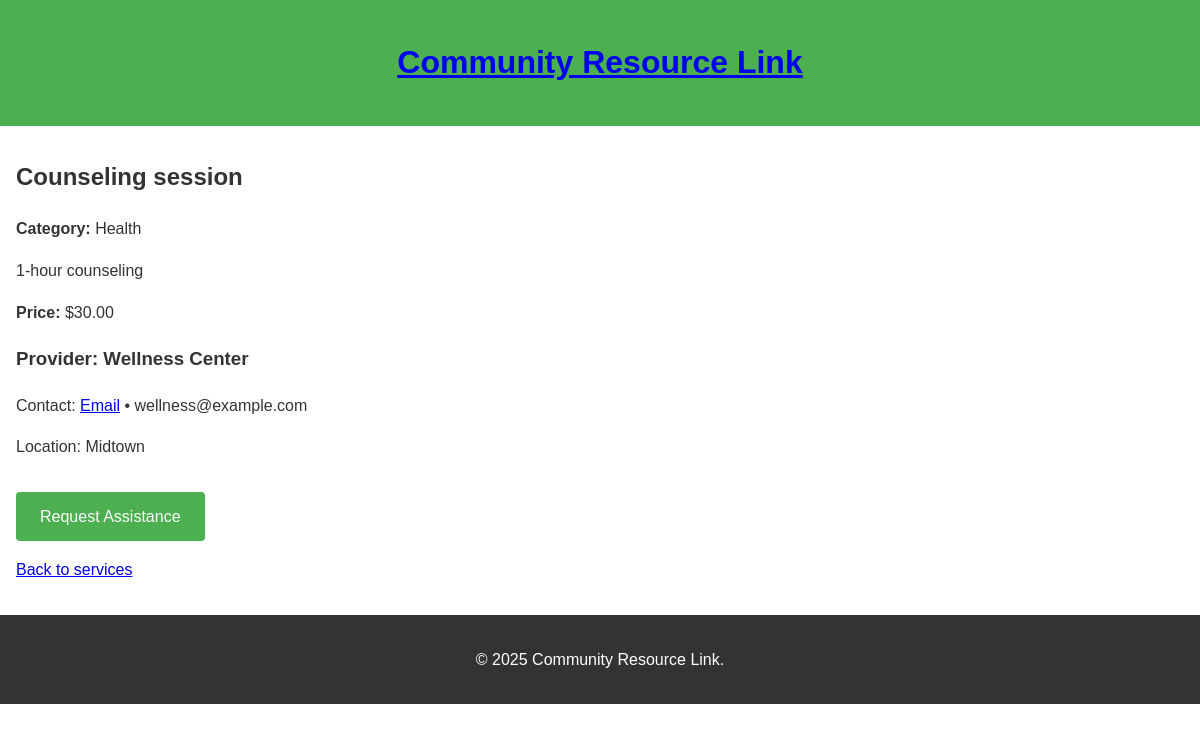
Page /services/4/ on the committed database.
### services/models.py (models this page shows, shortened)
class Service(models.Model):
    provider = models.ForeignKey(ServiceProvider, on_delete=models.CASCADE)
    category = models.ForeignKey(ServiceCategory, on_delete=models.CASCADE)
    name = models.CharField(max_length=200)
    description = models.TextField()
    price = models.DecimalField(max_digits=10, decimal_places=2, null=True, blank=True)
    availability = models.BooleanField(default=True)
    created_at = models.DateTimeField(auto_now_add=True)

class ServiceCategory(models.Model):
    name = models.CharField(max_length=100, unique=True)
    description = models.TextField(blank=True)
    created_at = models.DateTimeField(auto_now_add=True)
    class Meta:
        verbose_name_plural = "Service Categories"

class ServiceProvider(models.Model):
    user = models.OneToOneField(User, on_delete=models.CASCADE)
    name = models.CharField(max_length=200)
    description = models.TextField(blank=True)
    contact_info = models.TextField()  # phone, email, etc.
    location = models.CharField(max_length=200)
    is_verified = models.BooleanField(default=False)
    created_at = models.DateTimeField(auto_now_add=True)

### services/views.py (the view)
# urls.py: path('<int:pk>/', views.detail, name='service_detail'),
def detail(request, pk):
    service = get_object_or_404(Service.objects.select_related('provider', 'category'), pk=pk)
    return render(request, 'services/detail.html', {'service': service})

### services/templates/services/detail.html (shortened to what this page needs)
{% load static %}
<!DOCTYPE html>
<html lang="en">
<head>
    <link rel="stylesheet" href="{% static 'css/style.css' %}">
</head>
<body>
    <header>
        <h1><a href="{% url 'home' %}">Community Resource Link</a></h1>
    </header>
    <main>
        <article class="service-detail">
            <h2>{{ service.name }}</h2>
            <p><strong>Category:</strong> {{ service.category.name }}</p>
            <p>{{ service.description }}</p>
            {% if service.price %}<p><strong>Price:</strong> ${{ service.price }}</p>{% endif %}
            <section class="provider">
                <h3>Provider: {{ service.provider.name }}</h3>
                {% if service.provider.contact_info %}
                    <p>Contact: <a href="mailto:{{ service.provider.contact_info }}">Email</a> • <span>{{ service.provider.contact_info }}</span></p>
                {% endif %}
                {% if service.provider.location %}
                    <p>Location: {{ service.provider.location }}</p>
                {% endif %}
            </section>
            <p><a class="btn" href="{% url 'request_assistance' %}?service={{ service.id }}">Request Assistance</a></p>
            <p><a href="{% url 'services:index' %}">Back to services</a></p>
        </article>
    </main>
    <footer>
        <p>&copy; 2025 Community Resource Link.</p>
    </footer>
</body>
</html>

### static/css/style.css (style rules this page uses)
body { font-family: Arial, sans-serif; margin: 0; padding: 0; line-height: 1.6; color: #333; }
header { background-color: #4CAF50; color: white; padding: 1rem; text-align: center; }
main { max-width: 1200px; margin: 2rem auto; padding: 0 1rem; }
.btn { display: inline-block; padding: 0.75rem 1.5rem; background-color: #4CAF50; color: white; text-decoration: none; border-radius: 4px; margin-top: 1rem; }
footer { background-color: #333; color: white; text-align: center; padding: 1rem; margin-top: 2rem; }

### rows in the picture
Service: name "Counseling session", category.name "Health", description "1-hour counseling", price "30.00", provider.name "Wellness Center", provider.contact_info "wellness@example.com", provider.location "Midtown"
